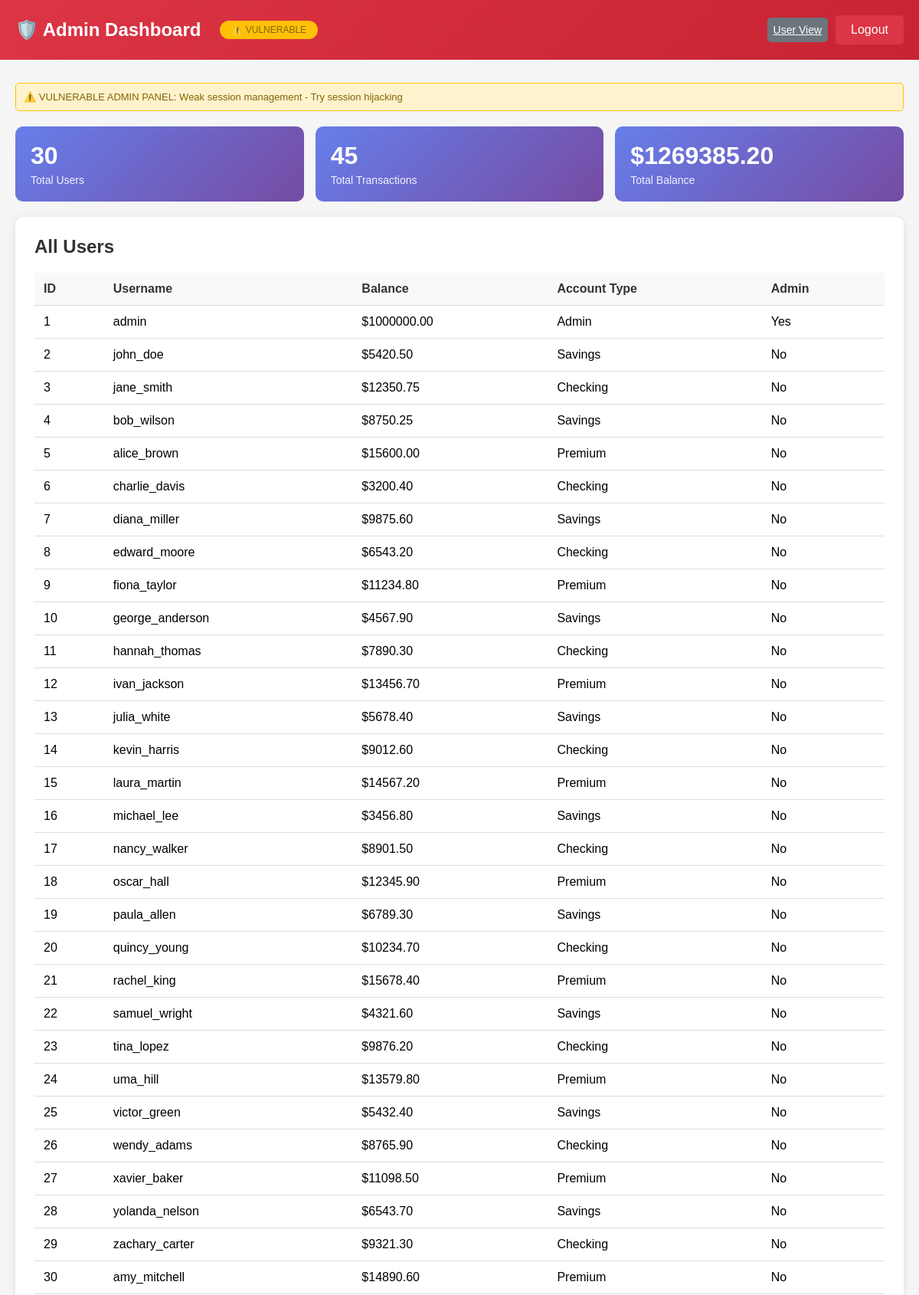
The page /admin (signed in, upper part) on the database its author committed.
### tables this page shows
CREATE TABLE users
                 (id INTEGER PRIMARY KEY, username TEXT UNIQUE, password TEXT, 
                  password_hash TEXT, balance REAL, account_type TEXT, 
                  is_admin INTEGER, session_token TEXT, failed_attempts INTEGER DEFAULT 0,
                  locked_until TEXT);

### controllers/admin_controller.py (the view)
@admin_bp.route('/admin')
@login_required
@admin_required
def admin_dashboard():
    conn = get_db_connection()
    c = conn.cursor()
    c.execute("SELECT * FROM users")
    users = c.fetchall()
    c.execute("""SELECT t.*, u.username FROM transactions t
                 JOIN users u ON t.user_id = u.id
                 ORDER BY t.timestamp DESC""")
    transactions = c.fetchall()
    conn.close()
    return render_template('admin.html', users=users, transactions=transactions, mode=get_security_mode())

### config/database.py (called while the page is built)
def get_db_connection():
    return sqlite3.connect(DATABASE_PATH)

### services/session_service.py (called while the page is built, shortened)
def validate_session():
    if get_security_mode() == 'vulnerable':
        return True

### templates/admin.html (shortened to what this page needs)
{% extends "partials/layout.html" %}
{% block content %}
<div class="header admin-header">
    <div class="header-left">
        <h1>🛡️ Admin Dashboard</h1>
        <span class="mode-badge-header {% if mode == 'vulnerable' %}vulnerable{% else %}secured{% endif %}">
            {% if mode == 'vulnerable' %}⚠️ VULNERABLE{% else %}🔒 SECURED{% endif %}
        </span>
    </div>
    <div class="header-right">
        <a href="/dashboard" class="btn-secondary">User View</a>
        <a href="/logout" class="btn-danger">Logout</a>
    </div>
</div>
<div class="container">
    {% if mode == 'vulnerable' %}
    <div class="security-info vulnerable-info">
        ⚠️ VULNERABLE ADMIN PANEL: Weak session management - Try session hijacking
    </div>
    {% else %}
    <div class="security-info secured-info">
        ✓ SECURED ADMIN PANEL: Proper authorization | Session validation | All data sanitized
    </div>
    {% endif %}
    <div class="stats">
        <div class="stat-card">
            <div class="stat-value">{{ users|length }}</div>
            <div class="stat-label">Total Users</div>
        </div>
        <div class="stat-card">
            <div class="stat-value">{{ transactions|length }}</div>
            <div class="stat-label">Total Transactions</div>
        </div>
        <div class="stat-card">
            <div class="stat-value">${{ "%.2f"|format(users|sum(attribute=4)) }}</div>
            <div class="stat-label">Total Balance</div>
        </div>
    </div>
    <div class="card">
        <h2>All Users</h2>
        <div class="table-container">
            <table>
                <thead>
                    <tr>
                        <th>ID</th>
                        <th>Username</th>
                        <th>Balance</th>
                        <th>Account Type</th>
                        <th>Admin</th>
                    </tr>
                </thead>
                <tbody>
                    {% for user in users %}
                    <tr>
                        <td>{{ user[0] }}</td>
                        <td>{% if mode == 'secured' %}{{ user[1]|e }}{% else %}{{ user[1] }}{% endif %}</td>
                        <td>${{ "%.2f"|format(user[4]) }}</td>
                        <td>{% if mode == 'secured' %}{{ user[5]|e }}{% else %}{{ user[5] }}{% endif %}</td>
                        <td>{{ "Yes" if user[6] == 1 else "No" }}</td>
                    </tr>
                    {% endfor %}
                </tbody>
            </table>
        </div>
    </div>
</div>
{% endblock %}

### static/style.css (style rules this page uses)
* { margin: 0; padding: 0; box-sizing: border-box; }
body { font-family: Arial, sans-serif; background: #f5f5f5; }
.mode-badge-header { padding: 5px 15px; border-radius: 20px; font-size: 12px; margin-left: 15px; }
.mode-badge-header.vulnerable { background: #ffc107; color: #856404; }
.btn-secondary { width: 100%; padding: 8px; background: #6c757d; color: white; border: none; border-radius: 5px; font-size: 14px; cursor: pointer; }
.btn-danger { padding: 10px 20px; background: #dc3545; color: white; border: none; border-radius: 5px; cursor: pointer; text-decoration: none; display: inline-block; }
.header { background: linear-gradient(135deg, #667eea 0%, #764ba2 100%); color: white; padding: 20px; display: flex; justify-content: space-between; align-items: center; flex-wrap: wrap; }
.header.admin-header { background: linear-gradient(135deg, #dc3545 0%, #c82333 100%); }
.header-left { display: flex; align-items: center; gap: 10px; }
.header-left h1 { font-size: 24px; }
.header-right { display: flex; gap: 10px; align-items: center; }
.container { max-width: 1200px; margin: 30px auto; padding: 0 20px; }
.card { background: white; padding: 25px; border-radius: 10px; box-shadow: 0 2px 10px rgba(0,0,0,0.1); margin-bottom: 20px; }
.card h2 { margin-bottom: 20px; color: #333; }
.security-info { padding: 10px; border-radius: 5px; margin-bottom: 20px; font-size: 13px; }
.vulnerable-info { background: #fff3cd; border: 1px solid #ffc107; color: #856404; }
.table-container { overflow-x: auto; }
table { width: 100%; border-collapse: collapse; }
th, td { padding: 12px; text-align: left; border-bottom: 1px solid #ddd; }
th { background: #f8f9fa; font-weight: bold; color: #333; }
.stats { display: grid; grid-template-columns: repeat(auto-fit, minmax(200px, 1fr)); gap: 15px; margin-bottom: 20px; }
.stat-card { background: linear-gradient(135deg, #667eea 0%, #764ba2 100%); color: white; padding: 20px; border-radius: 10px; }
.stat-value { font-size: 32px; font-weight: bold; }
.stat-label { font-size: 14px; opacity: 0.9; margin-top: 5px; }

### rows shown on the page
users: id "1", username "admin", balance "1000000.00", account_type "Admin", is_admin "Yes"
users: id "2", username "john_doe", balance "5420.50", account_type "Savings", is_admin "No"
users: id "3", username "jane_smith", balance "12350.75", account_type "Checking", is_admin "No"
users: id "4", username "bob_wilson", balance "8750.25", account_type "Savings", is_admin "No"
users: id "5", username "alice_brown", balance "15600.00", account_type "Premium", is_admin "No"
users: id "6", username "charlie_davis", balance "3200.40", account_type "Checking", is_admin "No"
users: id "7", username "diana_miller", balance "9875.60", account_type "Savings", is_admin "No"
users: id "8", username "edward_moore", balance "6543.20", account_type "Checking", is_admin "No"
users: id "9", username "fiona_taylor", balance "11234.80", account_type "Premium", is_admin "No"
users: id "10", username "george_anderson", balance "4567.90", account_type "Savings", is_admin "No"
users: id "11", username "hannah_thomas", balance "7890.30", account_type "Checking", is_admin "No"
users: id "12", username "ivan_jackson", balance "13456.70", account_type "Premium", is_admin "No"
users: id "13", username "julia_white", balance "5678.40", account_type "Savings", is_admin "No"
users: id "14", username "kevin_harris", balance "9012.60", account_type "Checking", is_admin "No"
users: id "15", username "laura_martin", balance "14567.20", account_type "Premium", is_admin "No"
users: id "16", username "michael_lee", balance "3456.80", account_type "Savings", is_admin "No"
users: id "17", username "nancy_walker", balance "8901.50", account_type "Checking", is_admin "No"
users: id "18", username "oscar_hall", balance "12345.90", account_type "Premium", is_admin "No"
users: id "19", username "paula_allen", balance "6789.30", account_type "Savings", is_admin "No"
users: id "20", username "quincy_young", balance "10234.70", account_type "Checking", is_admin "No"
users: id "21", username "rachel_king", balance "15678.40", account_type "Premium", is_admin "No"
users: id "22", username "samuel_wright", balance "4321.60", account_type "Savings", is_admin "No"
users: id "23", username "tina_lopez", balance "9876.20", account_type "Checking", is_admin "No"
users: id "24", username "uma_hill", balance "13579.80", account_type "Premium", is_admin "No"
users: id "25", username "victor_green", balance "5432.40", account_type "Savings", is_admin "No"
users: id "26", username "wendy_adams", balance "8765.90", account_type "Checking", is_admin "No"
users: id "27", username "xavier_baker", balance "11098.50", account_type "Premium", is_admin "No"
users: id "28", username "yolanda_nelson", balance "6543.70", account_type "Savings", is_admin "No"
users: id "29", username "zachary_carter", balance "9321.30", account_type "Checking", is_admin "No"
users: id "30", username "amy_mitchell", balance "14890.60", account_type "Premium", is_admin "No"

### other values the page prints
{{ users|length }} "30"
{{ transactions|length }} "45"
{{ "%.2f"|format(users|sum(attribute=4)) }} "1269385.20"
